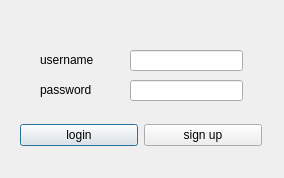
<?xml version="1.0" encoding="UTF-8"?>
<ui version="4.0">
 <class>Dialog</class>
 <widget class="QDialog" name="Dialog">
  <property name="geometry">
   <rect>
    <x>0</x>
    <y>0</y>
    <width>284</width>
    <height>178</height>
   </rect>
  </property>
  <property name="baseSize">
   <size>
    <width>280</width>
    <height>170</height>
   </size>
  </property>
  <property name="windowTitle">
   <string>Login</string>
  </property>
  <widget class="QLabel" name="label">
   <property name="geometry">
    <rect>
     <x>80</x>
     <y>10</y>
     <width>56</width>
     <height>13</height>
    </rect>
   </property>
   <property name="text">
    <string/>
   </property>
  </widget>
  <widget class="QLineEdit" name="username">
   <property name="geometry">
    <rect>
     <x>130</x>
     <y>50</y>
     <width>113</width>
     <height>21</height>
    </rect>
   </property>
  </widget>
  <widget class="QLineEdit" name="password">
   <property name="geometry">
    <rect>
     <x>130</x>
     <y>80</y>
     <width>113</width>
     <height>21</height>
    </rect>
   </property>
  </widget>
  <widget class="QLabel" name="label_2">
   <property name="geometry">
    <rect>
     <x>40</x>
     <y>50</y>
     <width>61</width>
     <height>20</height>
    </rect>
   </property>
   <property name="text">
    <string>username</string>
   </property>
  </widget>
  <widget class="QLabel" name="label_3">
   <property name="geometry">
    <rect>
     <x>40</x>
     <y>80</y>
     <width>61</width>
     <height>20</height>
    </rect>
   </property>
   <property name="text">
    <string>password</string>
   </property>
  </widget>
  <widget class="QWidget" name="horizontalLayoutWidget">
   <property name="geometry">
    <rect>
     <x>20</x>
     <y>110</y>
     <width>242</width>
     <height>51</height>
    </rect>
   </property>
   <layout class="QHBoxLayout" name="horizontalLayout">
    <item>
     <widget class="QPushButton" name="buttonLogin">
      <property name="text">
       <string>login</string>
      </property>
     </widget>
    </item>
    <item>
     <widget class="QPushButton" name="buttonSignup">
      <property name="text">
       <string>sign up</string>
      </property>
     </widget>
    </item>
   </layout>
  </widget>
  <widget class="QLabel" name="textLabel">
   <property name="geometry">
    <rect>
     <x>20</x>
     <y>10</y>
     <width>241</width>
     <height>31</height>
    </rect>
   </property>
   <property name="sizePolicy">
    <sizepolicy hsizetype="Expanding" vsizetype="Preferred">
     <horstretch>0</horstretch>
     <verstretch>0</verstretch>
    </sizepolicy>
   </property>
   <property name="text">
    <string/>
   </property>
  </widget>
  <zorder>username</zorder>
  <zorder>label</zorder>
  <zorder>password</zorder>
  <zorder>label_2</zorder>
  <zorder>label_3</zorder>
  <zorder>horizontalLayoutWidget</zorder>
  <zorder>textLabel</zorder>
 </widget>
 <resources/>
 <connections/>
 <slots>
  <slot>login()</slot>
  <slot>signup()</slot>
 </slots>
</ui>
